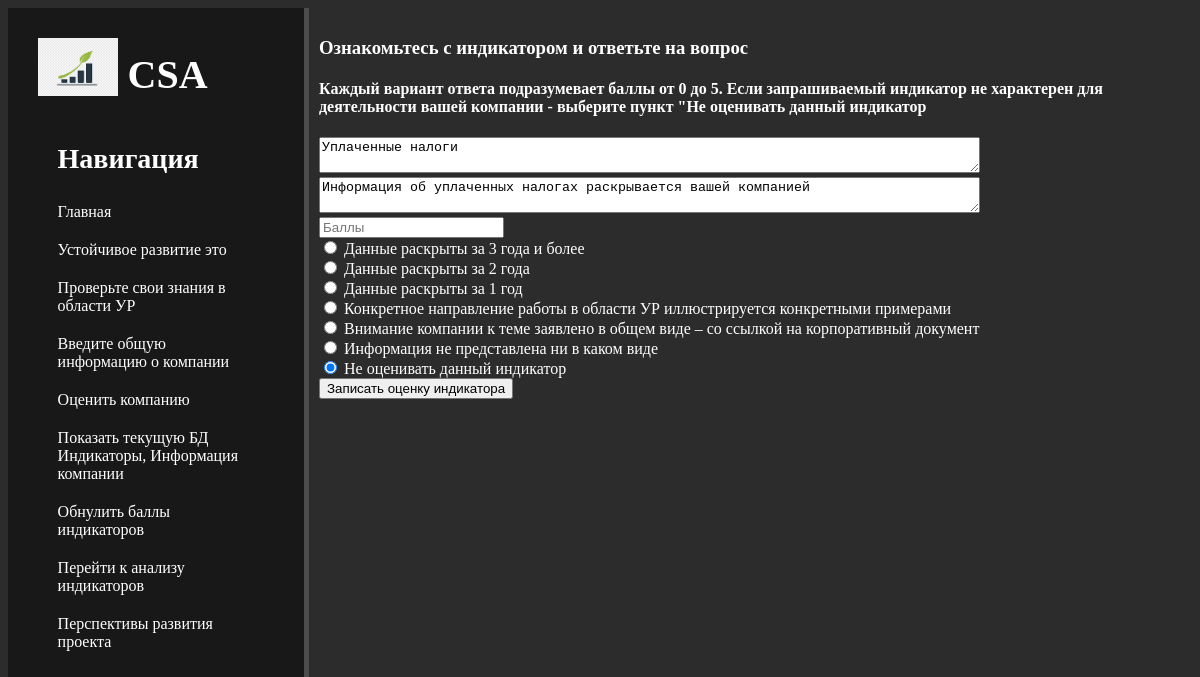
/csa/3/update/, run on an earlier commit of the app's database.
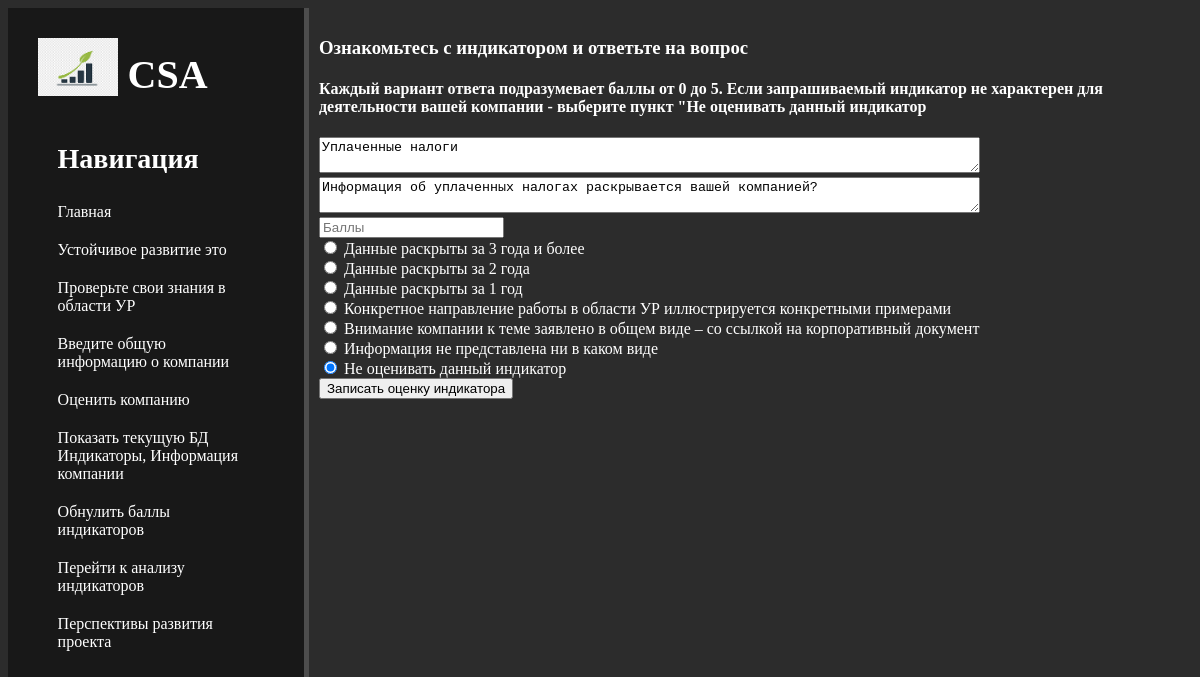
And on a later commit of the database.
### csa_app/models.py (models this page shows, shortened)
class Indicators(models.Model):
    indicator = models.CharField( max_length=500)
    question = models.CharField( max_length=500)
    points = models.IntegerField(null=True, blank=True)
    indicator_values = models.CharField(max_length=1000,blank=True)

### csa_app/views.py (the view)
# urls.py: path('<int:pk>/update/', csa_app_views.IndicatorsUpdateView.as_view(), name='indicators_update'),
class IndicatorsUpdateView(UpdateView):
    model = Indicators
    template_name = 'csa_app/evaluate_indicators.html'
    form_class = IndicatorsForm

### csa_app/forms.py
class IndicatorsForm(ModelForm):
    class Meta():
        model = Indicators
        fields = ['indicator','question','points']
        widgets= {
            'indicator': Textarea(attrs={
                'class': 'form-control',
                'placeholder': 'Индикатор',
                'rows': 2,
                'cols': 80,
            }),
            'question': Textarea(attrs={
                'class': 'form-control',
                'placeholder': 'Вопрос',
                'rows': 2,
                'cols':80,
            }),
            'points': NumberInput(attrs={
                'class': 'form-control',
                'placeholder': 'Баллы'
            }),
        }

### csa_app/templates/csa_app/evaluate_indicators.html (shortened to what this page needs)
{% extends 'csa_app/base.html' %}
{% load static %}
{% block css_additional %}
<link rel="stylesheet" href="{% static 'csa_app/css/csa_app_base.css' %}">
<link rel="stylesheet" ref='https://use.fontawesome.com/releases/v5.8.2/css/all.css'>
{% endblock%}
{% block content %}
    <div class="features">
        <h3> Ознакомьтесь с индикатором и ответьте на вопрос </h3>
        <h4> Каждый вариант ответа подразумевает баллы от 0 до 5. Если запрашиваемый индикатор не характерен для деятельности вашей компании - выберите пункт "Не оценивать
        данный индикатор </h4>
        <form method="post" >
            <div class="visual">
                {{ form.indicator }} <br>
                {{ form.question }} <br>
                {{ form.points }} <br>
            </div>
            <input type="radio" name="points" value="5" checked> Данные раскрыты за 3 года и более <br>
            <input type="radio" name="points" value="4" checked> Данные раскрыты за 2 года <br>
            <input type="radio" name="points" value="3" checked> Данные раскрыты за 1 год <br>
            <input type="radio" name="points" value="2" checked> Конкретное направление работы в области УР
            иллюстрируется конкретными примерами <br>
            <input type="radio" name="points" value="1" checked> Внимание компании к теме заявлено в общем виде – со
            ссылкой на корпоративный документ <br>
            <input type="radio" name="points" value="0" checked> Информация не представлена ни в каком виде<br>
            <input type="radio" name="points" value="" checked> Не оценивать данный индикатор<br>
            <button class='btn btn-success' type="submit"> Записать оценку индикатора </button>
        </form>
    </div>
{% endblock %}

What changed in the data, as far as the page shows it:
changed Indicators "Уплаченные налоги": question "Информация об уплаченных налогах раскрывается вашей компанией" → "Информация об уплаченных налогах раскрывается вашей компанией?"
